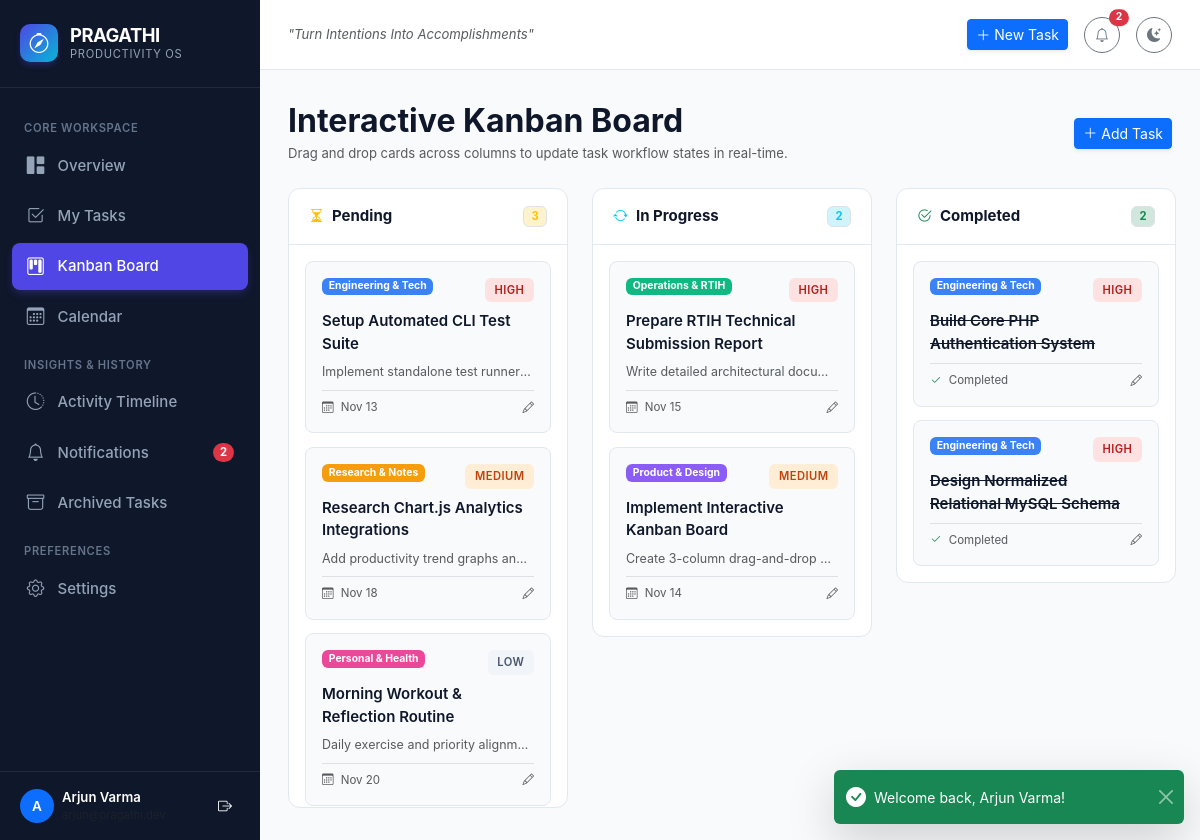
/kanban (signed in), run on the app's committed database.
### tables this page shows
CREATE TABLE `tasks` (
    `id` INT AUTO_INCREMENT PRIMARY KEY,
    `user_id` INT NOT NULL,
    `category_id` INT NULL,
    `title` VARCHAR(255) NOT NULL,
    `description` TEXT NULL,
    `status` ENUM('pending', 'in_progress', 'completed') NOT NULL DEFAULT 'pending',
    `priority` ENUM('low', 'medium', 'high') NOT NULL DEFAULT 'medium',
    `due_date` DATE NULL,
    `tags` VARCHAR(255) NULL,
    `created_at` TIMESTAMP DEFAULT CURRENT_TIMESTAMP,
    `updated_at` TIMESTAMP DEFAULT CURRENT_TIMESTAMP ON UPDATE CURRENT_TIMESTAMP,
    `archived_at` TIMESTAMP NULL DEFAULT NULL,
    FOREIGN KEY (`user_id`) REFERENCES `users`(`id`) ON DELETE CASCADE,
    FOREIGN KEY (`category_id`) REFERENCES `categories`(`id`) ON DELETE SET NULL,
    INDEX `idx_tasks_user_status` (`user_id`, `status`),
    INDEX `idx_tasks_user_due_date` (`user_id`, `due_date`),
    INDEX `idx_tasks_user_archived` (`user_id`, `archived_at`),
    INDEX `idx_tasks_user_priority` (`user_id`, `priority`)
);

CREATE TABLE `categories` (
    `id` INT AUTO_INCREMENT PRIMARY KEY,
    `user_id` INT NULL,  
    `name` VARCHAR(50) NOT NULL,
    `color` VARCHAR(20) NOT NULL DEFAULT '#6366f1',
    `icon` VARCHAR(50) NOT NULL DEFAULT 'bi-folder',
    `created_at` TIMESTAMP DEFAULT CURRENT_TIMESTAMP,
    FOREIGN KEY (`user_id`) REFERENCES `users`(`id`) ON DELETE CASCADE,
    INDEX `idx_categories_user` (`user_id`)
);

### app/helpers/View.php (called while the page is built, shortened)
<?php
class View
{
    private static string $viewsPath = __DIR__ . '/../../views';
    public static function render(string $view, array $data = [], ?string $layout = 'main'): void
    {
        $viewFile = self::$viewsPath . '/' . str_replace('.', '/', $view) . '.php';
        extract($data, EXTR_SKIP);
        include $viewFile;
    }
}

### app/controllers/KanbanController.php (called while the page is built, shortened)
<?php
class KanbanController
{
    public function index(): void
    {
        $userId = Session::userId();
        $boardTasks = Task::getKanbanTasksForUser($userId);
        $unreadCount = Notification::getUnreadCount($userId);
        View::render('kanban.index', [
            'pageTitle' => 'Kanban Board — PRAGATHI',
            'activeNav' => 'kanban',
            'boardTasks' => $boardTasks,
            'unreadNotificationCount' => $unreadCount,
        ]);
    }
}

### public/index.php (called while the page is built, shortened)
<?php
spl_autoload_register(function (string $class) {
    $prefixes = [
        'App\\Controllers\\' => __DIR__ . '/../app/controllers/',
        'App\\Models\\'      => __DIR__ . '/../app/models/',
        'App\\Services\\'    => __DIR__ . '/../app/services/',
        'App\\Middleware\\'  => __DIR__ . '/../app/middleware/',
        'App\\Helpers\\'     => __DIR__ . '/../app/helpers/',
        'App\\Routes\\'      => __DIR__ . '/../routes/',
    ];
    foreach ($prefixes as $prefix => $baseDir) {
        $len = strlen($prefix);
        if (strncmp($prefix, $class, $len) === 0) {
            $relativeClass = substr($class, $len);
            $file = $baseDir . str_replace('\\', '/', $relativeClass) . '.php';
            if (file_exists($file)) {
                return;
            }
        }
    }
});
$router = require __DIR__ . '/../routes/web.php';
$requestMethod = $_SERVER['REQUEST_METHOD'] ?? 'GET';
$requestUri = $_SERVER['REQUEST_URI'] ?? '/';
$router->dispatch($requestMethod, $requestUri);

### app/models/Task.php (called while the page is built, shortened)
<?php
class Task
{
    public static function getKanbanTasksForUser(int $userId): array
    {
        $db = Database::getInstance();
        $stmt = $db->prepare("
            SELECT t.*, c.name AS category_name, c.color AS category_color, c.icon AS category_icon
            FROM tasks t
            LEFT JOIN categories c ON t.category_id = c.id
            WHERE t.user_id = :user_id AND t.archived_at IS NULL
            ORDER BY CASE t.priority WHEN 'high' THEN 1 WHEN 'medium' THEN 2 WHEN 'low' THEN 3 ELSE 4 END, t.due_date ASC
        ");
        $stmt->execute([':user_id' => $userId]);
        $allTasks = $stmt->fetchAll();
        $kanban = [
            'pending' => [],
            'in_progress' => [],
            'completed' => [],
        ];
        foreach ($allTasks as $task) {
            $status = $task['status'];
            if (isset($kanban[$status])) {
                $kanban[$status][] = $task;
            }
        }
        return $kanban;
    }
}

### app/helpers/Sanitizer.php (called while the page is built, shortened)
<?php
class Sanitizer
{
    public static function formatDate(?string $dateStr, string $format = 'M d, Y'): string
    {
        try {
            $dt = new DateTime($dateStr);
            return $dt->format($format);
        } catch (\Throwable) {
            return (string) $dateStr;
        }
    }
}

### views/kanban/index.php (the view)
<div class="d-flex flex-column flex-md-row align-items-md-center justify-content-between gap-3 mb-4">
    <div>
        <h2 class="fw-bold mb-1">Interactive Kanban Board</h2>
        <p class="text-muted small mb-0">Drag and drop cards across columns to update task workflow states in real-time.</p>
    </div>
    <div class="d-flex align-items-center gap-2">
        <a href="/tasks/create" class="btn btn-primary btn-sm d-flex align-items-center gap-1 shadow-sm">
            <i class="bi bi-plus-lg"></i>
            <span>Add Task</span>
        </a>
    </div>
</div>
<div class="kanban-board">
    <div class="kanban-column" id="column-pending">
        <div class="kanban-header">
            <div class="d-flex align-items-center gap-2">
                <i class="bi bi-hourglass-split text-warning"></i>
                <span class="fw-bold">Pending</span>
            </div>
            <span class="badge bg-warning-subtle text-warning border kanban-count">
                <?= count($boardTasks['pending'] ?? []) ?>
            </span>
        </div>
        <div class="kanban-tasks" data-status="pending">
            <?php foreach (($boardTasks['pending'] ?? []) as $task): ?>
                <div class="kanban-card" draggable="true" data-task-id="<?= (int)$task['id'] ?>">
                    <div class="d-flex align-items-start justify-content-between mb-2">
                        <?php if (!empty($task['category_name'])): ?>
                            <span class="badge" style="background-color: <?= htmlspecialchars($task['category_color'] ?? '#6366f1', ENT_QUOTES) ?>; font-size: 0.65rem;">
                                <?= htmlspecialchars($task['category_name'], ENT_QUOTES) ?>
                            </span>
                        <?php else: ?>
                            <span></span>
                        <?php endif; ?>
                        <span class="badge-priority priority-<?= $task['priority'] ?>">
                            <?= ucfirst($task['priority']) ?>
                        </span>
                    </div>
                    <a href="/tasks/<?= (int)$task['id'] ?>/edit" class="text-decoration-none text-reset fw-semibold d-block mb-2">
                        <?= htmlspecialchars($task['title'], ENT_QUOTES) ?>
                    </a>
                    <?php if (!empty($task['description'])): ?>
                        <div class="text-muted small text-truncate mb-2" style="font-size: 0.78rem;">
                            <?= htmlspecialchars($task['description'], ENT_QUOTES) ?>
                        </div>
                    <?php endif; ?>
                    <div class="d-flex align-items-center justify-content-between pt-2 border-top text-muted small" style="font-size: 0.72rem;">
                        <div>
                            <?php if (!empty($task['due_date'])): ?>
                                <i class="bi bi-calendar3 me-1"></i>
                                <?= \App\Helpers\Sanitizer::formatDate($task['due_date'], 'M d') ?>
                            <?php else: ?>
                                <span>No date</span>
                            <?php endif; ?>
                        </div>
                        <a href="/tasks/<?= (int)$task['id'] ?>/edit" class="text-muted text-decoration-none">
                            <i class="bi bi-pencil"></i>
                        </a>
                    </div>
                </div>
            <?php endforeach; ?>
        </div>
    </div>
    <div class="kanban-column" id="column-in-progress">
        <div class="kanban-header">
            <div class="d-flex align-items-center gap-2">
                <i class="bi bi-arrow-repeat text-info"></i>
                <span class="fw-bold">In Progress</span>
            </div>
            <span class="badge bg-info-subtle text-info border kanban-count">
                <?= count($boardTasks['in_progress'] ?? []) ?>
            </span>
        </div>
        <div class="kanban-tasks" data-status="in_progress">
            <?php foreach (($boardTasks['in_progress'] ?? []) as $task): ?>
                <div class="kanban-card" draggable="true" data-task-id="<?= (int)$task['id'] ?>">
                    <div class="d-flex align-items-start justify-content-between mb-2">
                        <?php if (!empty($task['category_name'])): ?>
                            <span class="badge" style="background-color: <?= htmlspecialchars($task['category_color'] ?? '#6366f1', ENT_QUOTES) ?>; font-size: 0.65rem;">
                                <?= htmlspecialchars($task['category_name'], ENT_QUOTES) ?>
                            </span>
                        <?php else: ?>
                            <span></span>
                        <?php endif; ?>
                        <span class="badge-priority priority-<?= $task['priority'] ?>">
                            <?= ucfirst($task['priority']) ?>
                        </span>
                    </div>
                    <a href="/tasks/<?= (int)$task['id'] ?>/edit" class="text-decoration-none text-reset fw-semibold d-block mb-2">
                        <?= htmlspecialchars($task['title'], ENT_QUOTES) ?>
                    </a>
                    <?php if (!empty($task['description'])): ?>
                        <div class="text-muted small text-truncate mb-2" style="font-size: 0.78rem;">
                            <?= htmlspecialchars($task['description'], ENT_QUOTES) ?>
                        </div>
                    <?php endif; ?>
                    <div class="d-flex align-items-center justify-content-between pt-2 border-top text-muted small" style="font-size: 0.72rem;">
                        <div>
                            <?php if (!empty($task['due_date'])): ?>
                                <i class="bi bi-calendar3 me-1"></i>
                                <?= \App\Helpers\Sanitizer::formatDate($task['due_date'], 'M d') ?>
                            <?php else: ?>
                                <span>No date</span>
                            <?php endif; ?>
                        </div>
                        <a href="/tasks/<?= (int)$task['id'] ?>/edit" class="text-muted text-decoration-none">
                            <i class="bi bi-pencil"></i>
                        </a>
                    </div>
                </div>
            <?php endforeach; ?>
        </div>
    </div>
    <div class="kanban-column" id="column-completed">
        <div class="kanban-header">
            <div class="d-flex align-items-center gap-2">
                <i class="bi bi-check2-circle text-success"></i>
                <span class="fw-bold">Completed</span>
            </div>
            <span class="badge bg-success-subtle text-success border kanban-count">
                <?= count($boardTasks['completed'] ?? []) ?>
            </span>
        </div>
        <div class="kanban-tasks" data-status="completed">
            <?php foreach (($boardTasks['completed'] ?? []) as $task): ?>
                <div class="kanban-card" draggable="true" data-task-id="<?= (int)$task['id'] ?>">
                    <div class="d-flex align-items-start justify-content-between mb-2">
                        <?php if (!empty($task['category_name'])): ?>
                            <span class="badge" style="background-color: <?= htmlspecialchars($task['category_color'] ?? '#6366f1', ENT_QUOTES) ?>; font-size: 0.65rem;">
                                <?= htmlspecialchars($task['category_name'], ENT_QUOTES) ?>
                            </span>
                        <?php else: ?>
                            <span></span>
                        <?php endif; ?>
                        <span class="badge-priority priority-<?= $task['priority'] ?>">
                            <?= ucfirst($task['priority']) ?>
                        </span>
                    </div>
                    <a href="/tasks/<?= (int)$task['id'] ?>/edit" class="text-decoration-none text-reset fw-semibold d-block mb-2 text-decoration-line-through text-muted">
                        <?= htmlspecialchars($task['title'], ENT_QUOTES) ?>
                    </a>
                    <div class="d-flex align-items-center justify-content-between pt-2 border-top text-muted small" style="font-size: 0.72rem;">
                        <div>
                            <i class="bi bi-check2 text-success me-1"></i> Completed
                        </div>
                        <a href="/tasks/<?= (int)$task['id'] ?>/edit" class="text-muted text-decoration-none">
                            <i class="bi bi-pencil"></i>
                        </a>
                    </div>
                </div>
            <?php endforeach; ?>
        </div>
    </div>
</div>

### routes/Router.php (shortened to what this page needs)
<?php
class Router
{
    private array $routes = [];
    private function addRoute(string $method, string $path, string $handler, array $middleware): void
    {
        $this->routes[] = [
            'method' => $method,
            'path' => $path,
            'handler' => $handler,
            'middleware' => $middleware,
        ];
    }
    public function dispatch(string $requestMethod, string $requestUri): void
    {
        $path = parse_url($requestUri, PHP_URL_PATH) ?: '/';
        foreach ($this->routes as $route) {
            if ($route['method'] !== $requestMethod) {
                continue;
            }
            $pattern = preg_replace('/\{([a-zA-Z0-9_]+)\}/', '([^/]+)', $route['path']);
            $pattern = '#^' . $pattern . '$#';
            if (preg_match($pattern, $path, $matches)) {
                array_shift($matches);
                [$controllerName, $action] = explode('@', $route['handler']);
                $controller = new $fqcn();
                call_user_func_array([$controller, $action], $matches);
                return;
            }
        }
    }
}

### public/assets/css/pragathi.css (style rules this page uses)
:root { --pragathi-primary: #4f46e5; --pragathi-primary-hover: #4338ca; --pragathi-primary-subtle: #e0e7ff; --pragathi-surface: #ffffff; --pragathi-bg: #f8fafc; --pragathi-sidebar-bg: #0f172a; --pragathi-sidebar-text: #94a3b8; --pragathi-sidebar-active: #ffffff; --pragathi-sidebar-hover: #1e293b; --pragathi-border: #e2e8f0; --pragathi-text-main: #0f172a; --pragathi-text-muted: #64748b; --pragathi-card-shadow: 0 1px 3px 0 rgb(0 0 0 / 0.07), 0 1px 2px -1px rgb(0 0 0 / 0.05); --pragathi-card-hover: 0 10px 15px -3px rgb(0 0 0 / 0.08), 0 4px 6px -4px rgb(0 0 0 / 0.04); }
body { background-color: var(--pragathi-bg); color: var(--pragathi-text-main); font-family: -apple-system, BlinkMacSystemFont, "Segoe UI", Roboto, "Helvetica Neue", Arial, sans-serif; font-size: 0.9375rem; line-height: 1.5; overflow-x: hidden; min-height: 100vh; }
.badge-priority { padding: 0.25rem 0.6rem; font-size: 0.7rem; font-weight: 600; border-radius: 6px; text-transform: uppercase; letter-spacing: 0.04em; }
.priority-high { background-color: #fee2e2; color: #b91c1c; }
.priority-medium { background-color: #ffedd5; color: #c2410c; }
.priority-low { background-color: #f1f5f9; color: #475569; }
.kanban-board { display: grid; grid-template-columns: repeat(3, minmax(280px, 1fr)); gap: 1.5rem; align-items: start; }
.kanban-column { background-color: var(--pragathi-surface); border: 1px solid var(--pragathi-border); border-radius: 12px; display: flex; flex-direction: column; max-height: calc(100vh - 180px); }
.kanban-header { padding: 1rem 1.25rem; border-bottom: 1px solid var(--pragathi-border); display: flex; align-items: center; justify-content: space-between; }
.kanban-tasks { padding: 1rem; overflow-y: auto; display: flex; flex-direction: column; gap: 0.85rem; min-height: 250px; }
.kanban-card { background-color: var(--pragathi-bg); border: 1px solid var(--pragathi-border); border-radius: 8px; padding: 1rem; cursor: grab; transition: all 0.15s ease; }

### data on the page
tasks: category.name "Engineering & Tech", priority "HIGH", title "Setup Automated CLI Test Suite", description "Implement standalone test runner…", due_date "Nov 13"
tasks: category.name "Research & Notes", priority "MEDIUM", title "Research Chart.js Analytics Integrations", description "Add productivity trend graphs an…", due_date "Nov 18"
tasks: category.name "Personal & Health", priority "LOW", title "Morning Workout & Reflection Routine", description "Daily exercise and priority alignm…", due_date "Nov 20"
tasks: category.name "Operations & RTIH", priority "HIGH", title "Prepare RTIH Technical Submission Report", description "Write detailed architectural docu…", due_date "Nov 15"
tasks: category.name "Product & Design", priority "MEDIUM", title "Implement Interactive Kanban Board", description "Create 3-column drag-and-drop…", due_date "Nov 14"
tasks: category.name "Engineering & Tech", priority "HIGH", title "Build Core PHP Authentication System"
tasks: category.name "Engineering & Tech", priority "HIGH", title "Design Normalized Relational MySQL Schema"

### other printed values
count($boardTasks['pending'] ?? []) "3"
count($boardTasks['in_progress'] ?? []) "2"
count($boardTasks['completed'] ?? []) "2"
$msg "Welcome back, Arjun Varma!"
